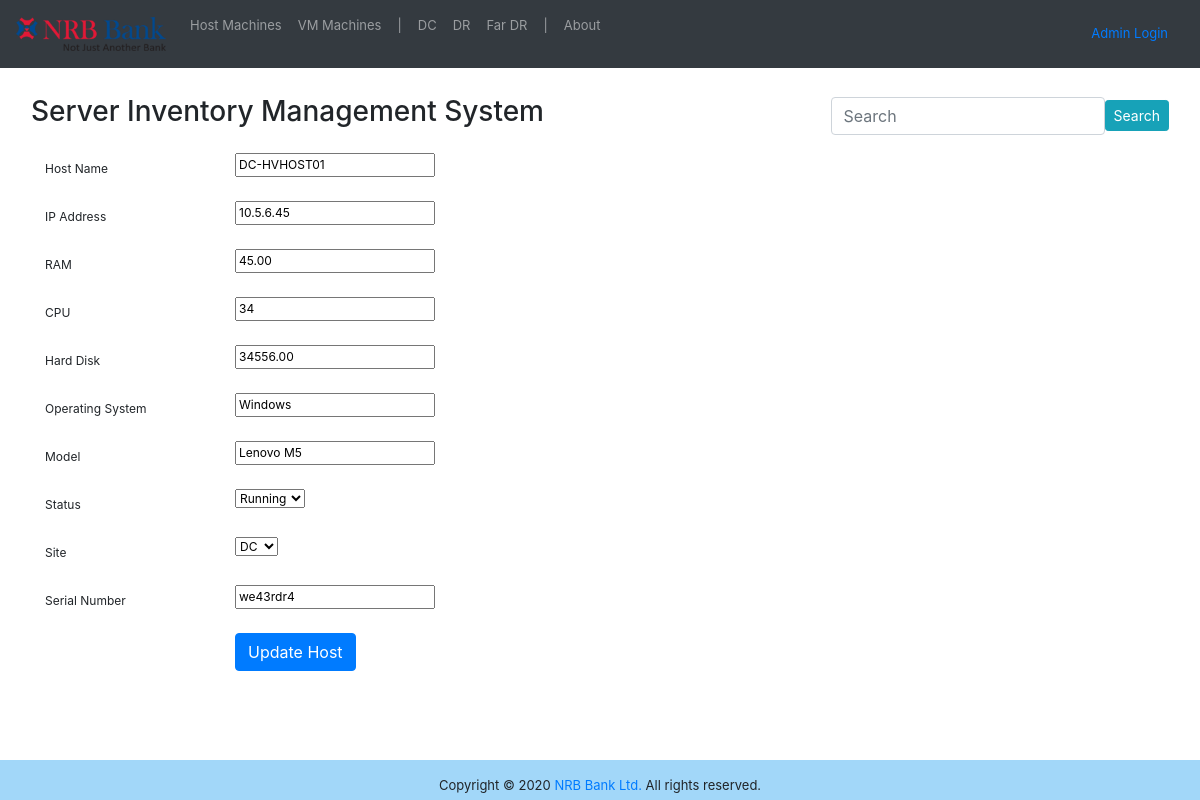
The page /edit_host/7 on the database its author committed.
### server/models.py (models this page shows, shortened)
class Host_Server(models.Model):
    name= models.CharField(max_length=25, blank=False,unique=True, verbose_name="Host Name")
    ip_address= models.GenericIPAddressField(unique=True,default="192.168.1.100", verbose_name="IP Address")
    ram= models.DecimalField(max_digits=5, decimal_places=2,default=1, verbose_name="RAM")
    processor= models.IntegerField(blank=False, null=True, verbose_name="CPU")
    hdd= models.DecimalField(max_digits=7, decimal_places=2,default=1, verbose_name="Hard Disk")
    os= models.CharField(max_length=30,default="Windows", verbose_name="Operating System")
    descriptions= models.CharField(max_length=50,default="", verbose_name="Model")
    choices=(
        ('Running', 'Running'),
        ('Stopped', 'Stopped')
    )
    status= models.CharField(max_length=10, choices= choices, default="Running")
    choices=(
        ('Data Center','DC'),
        ('Disater Recovery', 'DR'),
        ('Far DR','fDR')
    )
    site=models.CharField(max_length=16, choices=choices, default="DC", null=True)
    sn= models.CharField(max_length=30,default="", verbose_name="Serial Number")
    class Meta:
        verbose_name = "Host Server"
        verbose_name_plural = "Host Servers"

### server/views.py (the view)
# urls.py: path('edit_host/<pk>', edit_host, name='edit_host'),
def edit_host(request, pk):
    host = get_object_or_404(Host_Server, pk=pk)
    if request.method == "POST":
        form = HostForm(request.POST, instance=host)
        if form.is_valid():
            form.save()
            return redirect('home')
    else:
        form = HostForm(instance=host)
        return render(request, 'edit_host.html', {'form': form})

### server/forms.py
class HostForm(forms.ModelForm):
    class Meta:
        model= Host_Server
        fields=('name','ip_address','ram','processor','hdd','os','descriptions','status','site','sn')

### server/templates/edit_host.html (shortened to what this page needs)
{% extends 'base.html' %}
{% block body %}
  <div class="container">
    <form method="POST">
      {% for field in form %}
      <div class="form-group row">
        <label for="{{ field.name }}" class="col-2 col-form-label">{{ field.label }}</label>
        <div class="col-10">
          {{ field }}
        </div>
      </div>
      {% endfor %}
      <div class="form-group row">
        <div class="offset-sm-2 col-sm-6">
          <button type="submit" class="btn btn-primary">Update Host</button>
        </div>
      </div>
    </form>
  </div>
{% endblock %}

### rows shown on the page
Host_Server: form "DC-HVHOST01" "10.5.6.45" "45.00" "34" "34556.00" "Windows" "Lenovo M5" "Running" "DC" "we43rdr4"

### other values the page prints
{{ field.label }} "Host Name" "IP Address" "RAM" "CPU" "Hard Disk" "Operating System" "Model" "Status" "Site" "Serial Number"
